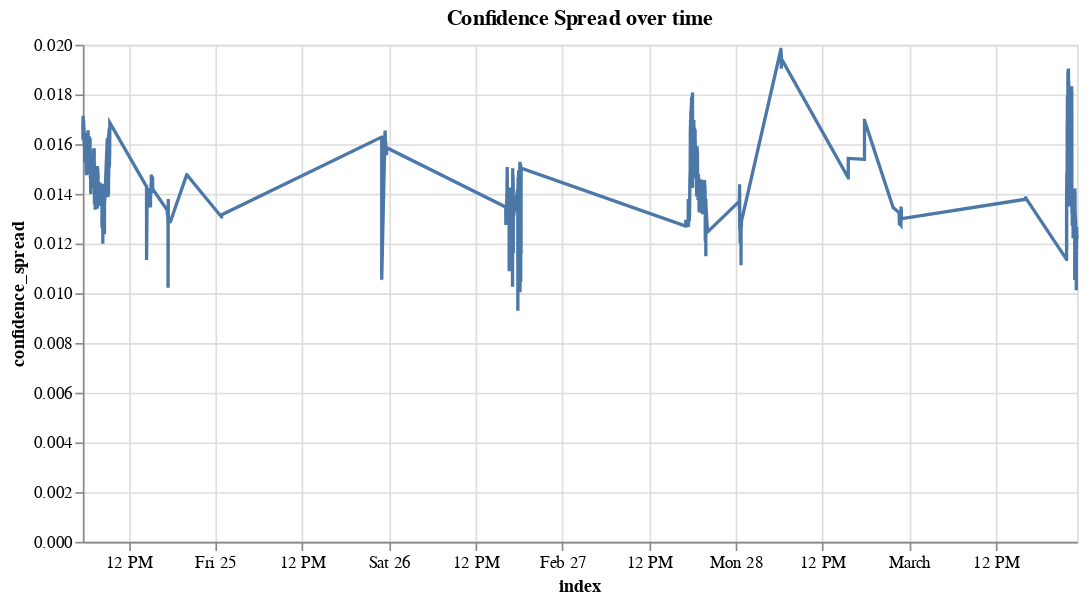

Notebook cell for this chart:
### Code cell
alt.Chart.from_dict({
  "$schema": "https://vega.github.io/schema/vega-lite/v4.json",
  "title": "Confidence Spread over time",
  "width": 600,
  "data": {
    "values": df.reset_index()[['index', 'confidence_spread']].sample(1000).to_dict('records')
  },
  "mark": "line",
  "encoding": {
    "x": {"field": "index", "type": "temporal"},
    "y": {"field": "confidence_spread", "type": "quantitative"},
  },
})

### Figure 1 — Vega-Lite specification as saved in the notebook (floating-point values rounded to 4 significant figures; data arrays with more than 128 entries replaced by an {"elided": "..."} marker saying what was removed)
{"config": {"view": {"continuousWidth": 400, "continuousHeight": 300}}, "data": {"name": "data-5e819ffbf61cf1a263c1ac283eb01bea"}, "mark": "line", "encoding": {"x": {"field": "index", "type": "temporal"}, "y": {"field": "confidence_spread", "type": "quantitative"}}, "title": "Confidence Spread over time", "width": 600, "$schema": "https://vega.github.io/schema/vega-lite/v4.json", "datasets": {"data-5e819ffbf61cf1a263c1ac283eb01bea": {"elided": "6547 records"}}}
